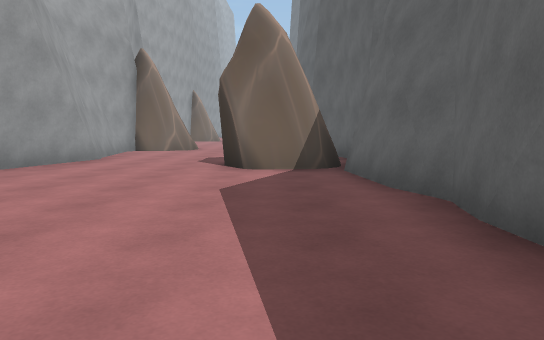
[1] (above)

17 first-person views from a walk through a scene from a Unity 3-D project. The camera is 1.3 m above the floor, tilts 6° down and sees 70° across. The floor is counted in squares, 2 m on a side. Each view is taken from the middle of a square. On the plan, view 1 faces up. The plan holds only what a view shows up to about 11 squares ahead; the rest is blank. The place goes on beyond the plan. The player character is not drawn. Some surface patterns are stand-ins.

[2]
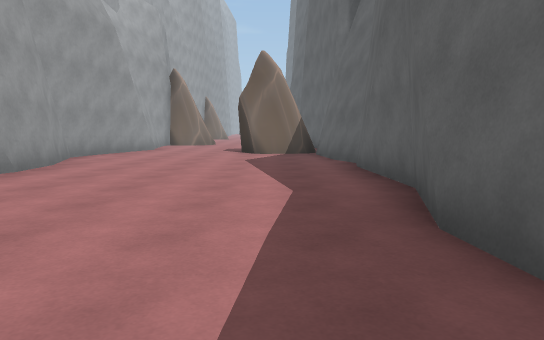

[3]
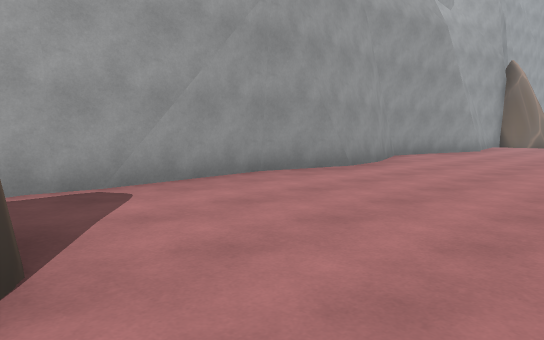

[4]
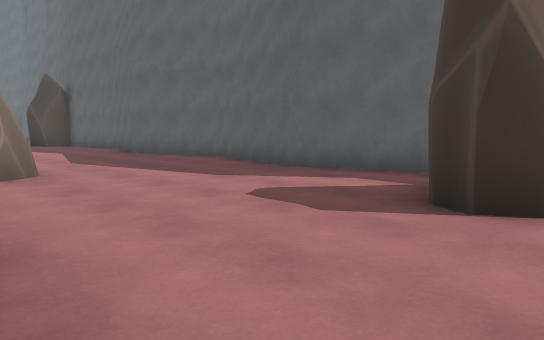

[5]
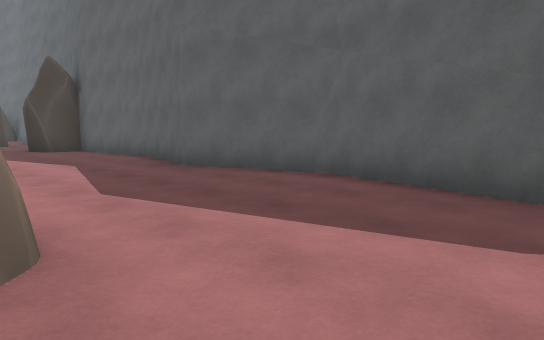

[6]
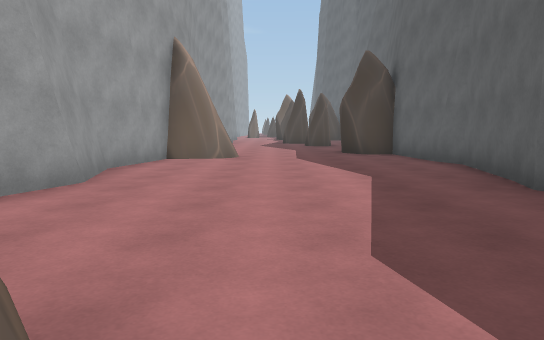

[7]
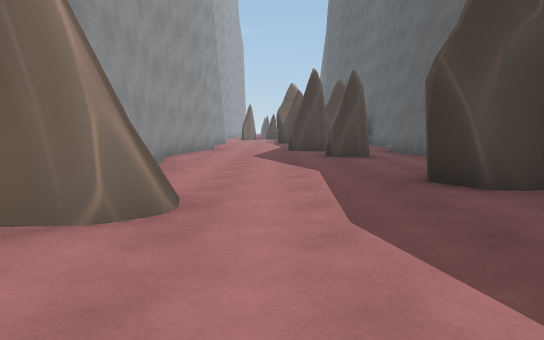

[8]
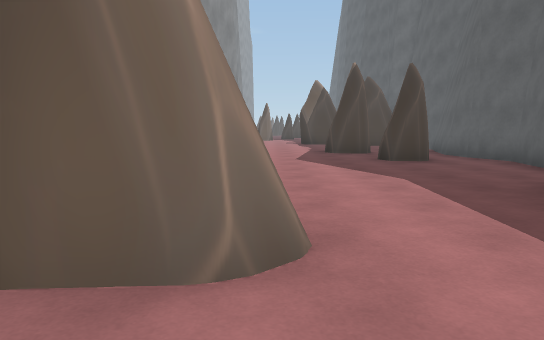

[9]
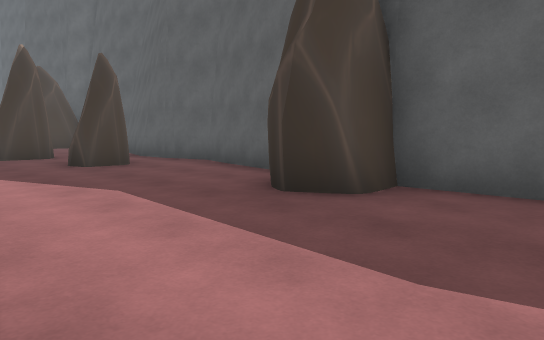

[10]
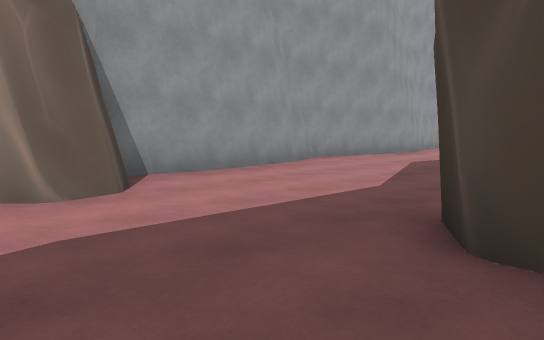

[11]
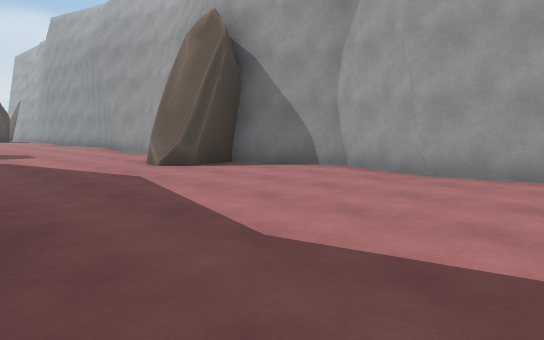

[12]
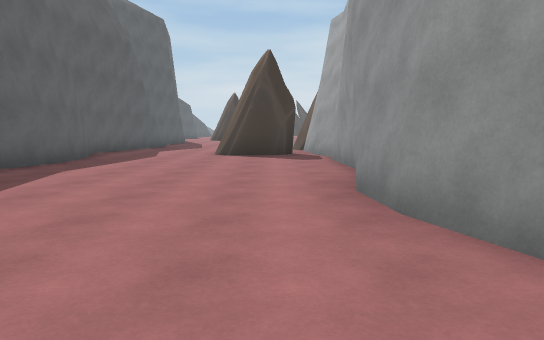

[13]
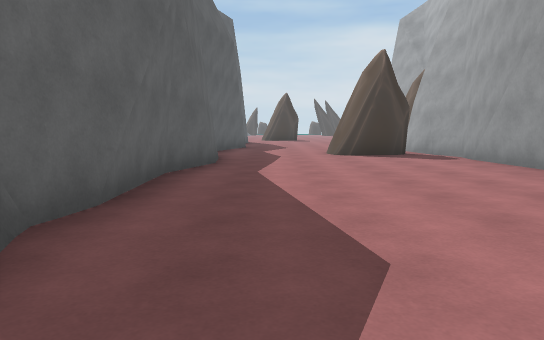

[14]
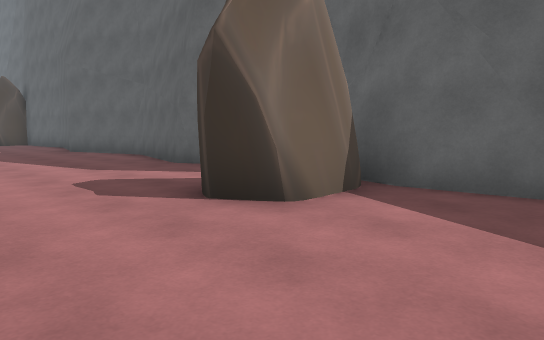

[15]
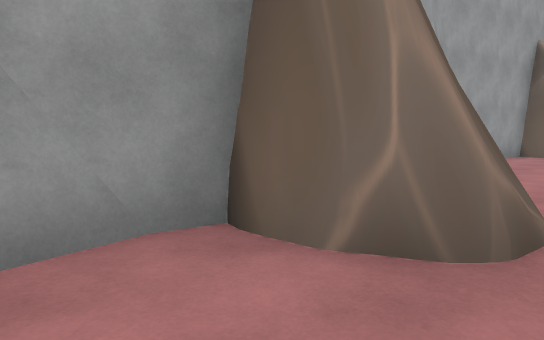

[16]
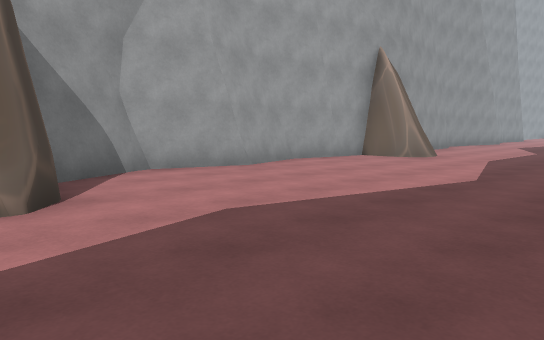

[17]
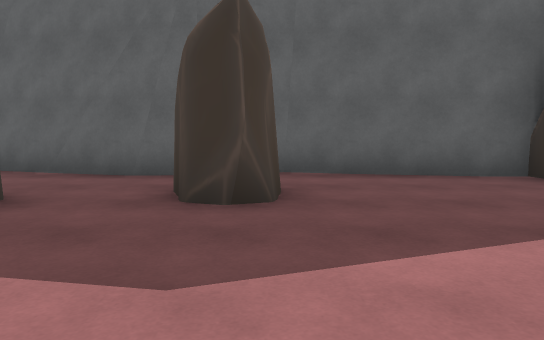

### Floor plan
Points are (right, up) in squares from view 1. A wall is a line through its corners. A room is listed if a view was taken in it or the views show most of it. See-through windows are left out.
Room 1 (views 1, 2, 3, 4, 5, 6, 7, 8, 9, 10, 11, 12, 13, 14, 15, 16, 17)
walls: (1.8, 13.4) (1.7, 13.9); (-4.2, 11.5) (-4.4, 10.5); (-4.3, 11.1) (-4, 8.9); (1, 16.6) (1.5, 19.1) (1.3, 19.9); (1.6, 9) (1, 10.7) (1.7, 13.5) (0.8, 16.2) (1.1, 16.9); (-4.1, 9) (-3.7, 7.8); (-3.7, 8.4) (-4.4, 6); (1.8, 7.9) (1.6, 9.2); (-4.9, 18.4) (-4.4, 16.5) (-4.9, 14.9) (-4, 12.9); (1.3, 19.6) (1.2, 22.2); (-4.3, 6.1) (-4.6, 4.5); (-4.3, 20.5) (-4.8, 18); (1.5, 4.5) (1.3, 6.1) (1.5, 7.1); (-4.7, 4.8) (-4, 2.9); (1.8, 3.5) (1.5, 4.6); (-4.2, 22.8) (-4.1, 22.1); (-4.1, 3.1) (-3.9, 1.3); (1.3, 23.4) (1.3, 23.9); (1.3, 23.5) (1.9, 26.9) (1.6, 27.8); (-3.9, 23.5) (-4.2, 22.5); (1.4, 1.9) (1.7, 3.8) (1.3, 4.9); (-3.8, 1.9) (-4.3, 0.1) (-4.2, -2.1); (-4.2, 25.8) (-4, 23); (1, -1.5) (1.5, 0.3) (1.4, 2.6); (-4.2, -1.6) (-4.5, -3.3) (-4.2, -4.1) (-4.1, -4.5); (1.6, 27.9) (1.5, 28.8) (1.7, 29.5); (1.3, -2.8) (1.1, -0.9); (-4.3, 28.8) (-4.6, 26.7) (-4.2, 25.6); (-4.6, -3.1) (-4.3, -4.2); (-4, 29.6) (-4.3, 28.6); (-4.5, -3.8) (-4.2, -4.5); (1.7, -4.5) (1.8, -4.2) (1.3, -2.6)
objects: rock (-4, 12) to (-3, 13); rock (-4, 21) to (-3, 21); rock (-3, -4) to (-2, -4); rock (-1, 7) to (1, 7); rock (-1, 29); rock (0, 23) to (2, 23); rock (0, 27) to (0, 28)

Positions as (right, up) in squares from view 1, and headings:
1: (0, 0), facing up
2: (0, -4), facing up
3: (0, -4), facing up-left
4: (-4, 6), facing up-right
5: (-3, 10), facing up-right
6: (-2, 12), facing up
7: (-2, 18), facing up
8: (-3, 19), facing up
9: (-3, 20), facing up-right
10: (1, 20), facing up-left
11: (1, 19), facing down-left
12: (-3, 6), facing down
13: (0, 6), facing down
14: (-3, 4), facing up-right
15: (-2, 10), facing up-left
16: (1, 12), facing up-left
17: (-4, 27), facing right
